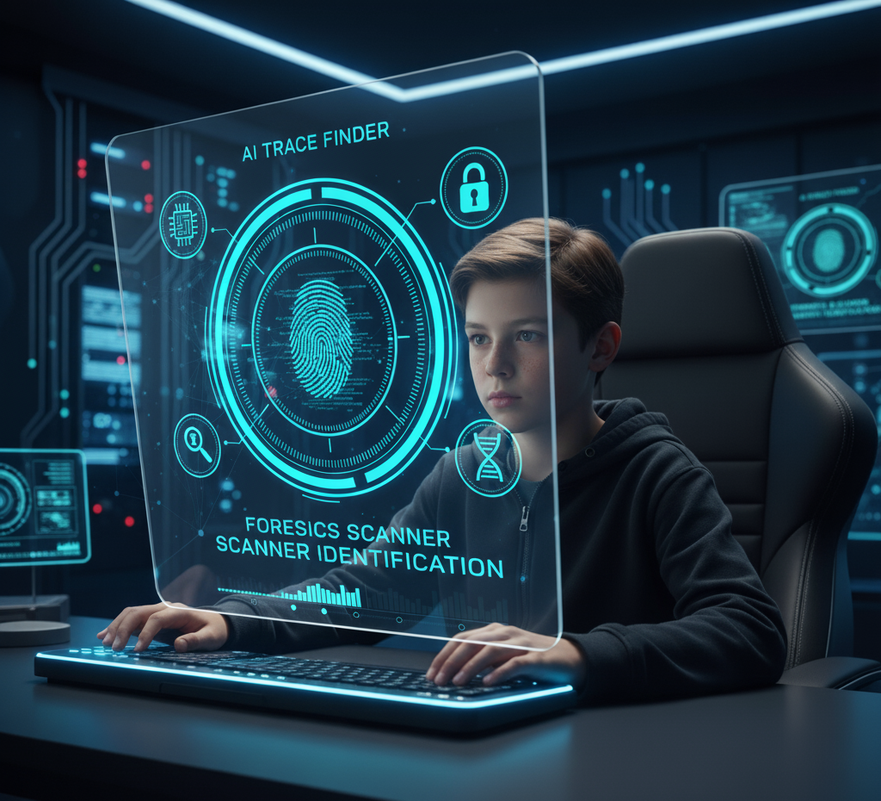
#> input picture images/AI_TraceFinder.png, 881 x 801 px, shrunk from 1024 x 930 before the run
$ python tempered.py ../../images/AI_TraceFinder.png
#> lines starting #> are read from the running program, lines starting #| are printed output that depends on the picture; after the words box and inside, x2 and y2 are one past the last pixel; in counts of white or black regions, pixels touching at a corner belong together
import cv2
import numpy as np
import sys

def main(image_path):
    # Load the image
#> called with image_path = '../../images/AI_TraceFinder.png'
    image = cv2.imread(image_path)
#> image is the input picture: shape (801, 881, 3); mean B, G, R 72.9, 58.1, 30.1

    # Perform some image processing (e.g., create a heatmap)
    heatmap = cv2.applyColorMap(cv2.cvtColor(image, cv2.COLOR_BGR2GRAY), cv2.COLORMAP_JET)
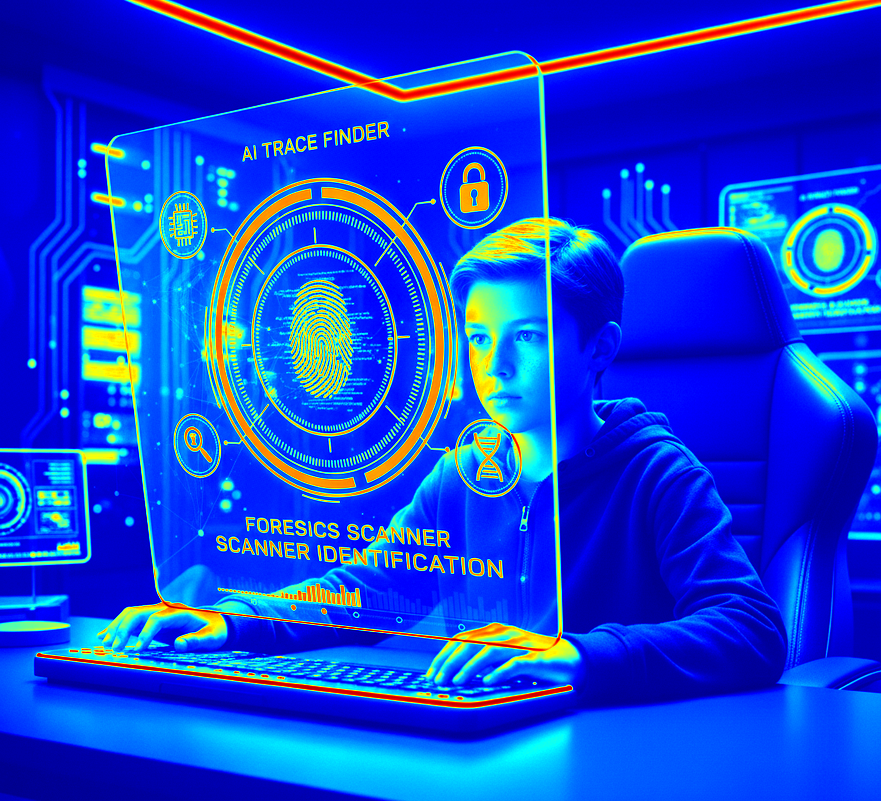
#> heatmap: shape (801, 881, 3); mean B, G, R 214.2, 66.1, 20.5
    cv2.imwrite('src/tempered/heatmap.png', heatmap)

    # Segment the image
    gray = cv2.cvtColor(image, cv2.COLOR_BGR2GRAY)
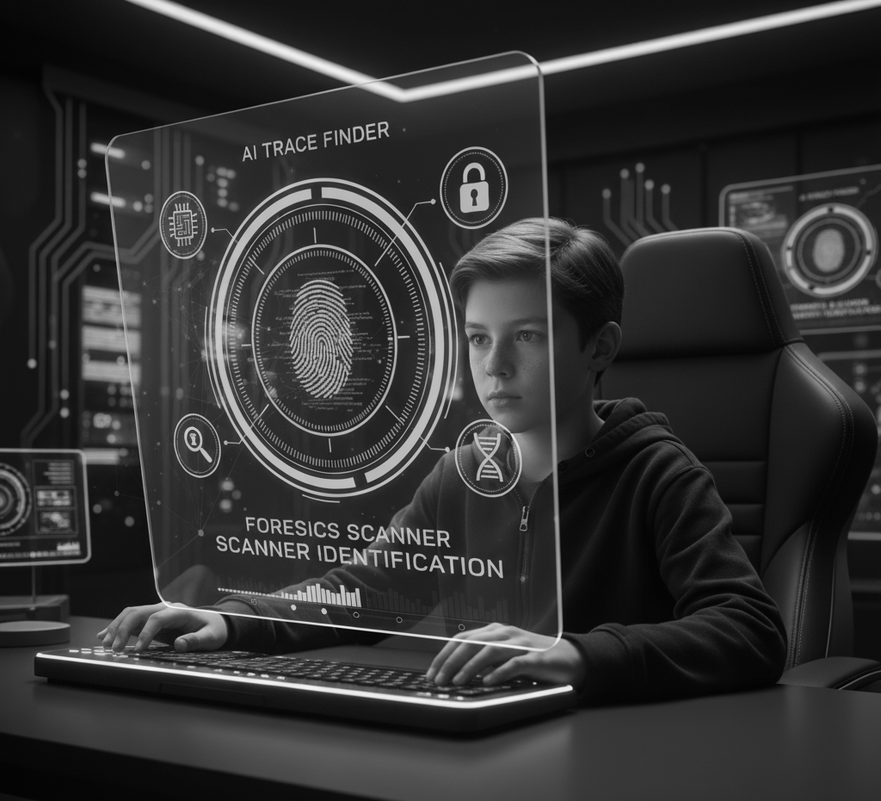
#> gray: shape (801, 881); min 1, max 251, mean 51.4
    _, thresh = cv2.threshold(gray, 127, 255, cv2.THRESH_BINARY)
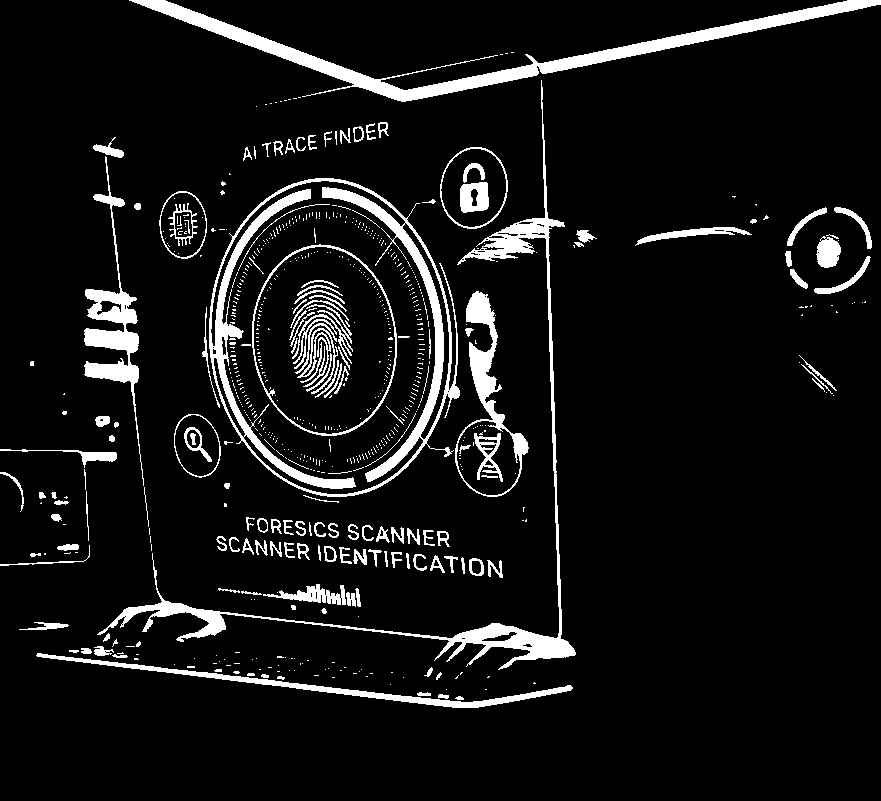
#> thresh: shape (801, 881); 8% white; 703 white regions (550 under 20 px)
    cv2.imwrite('src/tempered/segmented_result.png', thresh)

    # Draw bounding boxes
    contours, _ = cv2.findContours(thresh, cv2.RETR_EXTERNAL, cv2.CHAIN_APPROX_SIMPLE)
#> contours = 234 contours, 147 with area under 20; largest, box (x1, y1, x2, y2) and area: (209, 178, 460, 497) 60608, (129, 0, 881, 102) 8399, (97, 80, 576, 670) 6962, (455, 291, 529, 497) 6085, (440, 147, 508, 229) 4266
    for cnt in contours:
        x, y, w, h = cv2.boundingRect(cnt)
        cv2.rectangle(image, (x, y), (x + w, y + h), (0, 255, 0), 2)
#> this loop made 234 passes
#> (x, y, w, h) on passes 1 to 3: (455, 696, 9, 4), (438, 694, 11, 5), (417, 692, 14, 4)
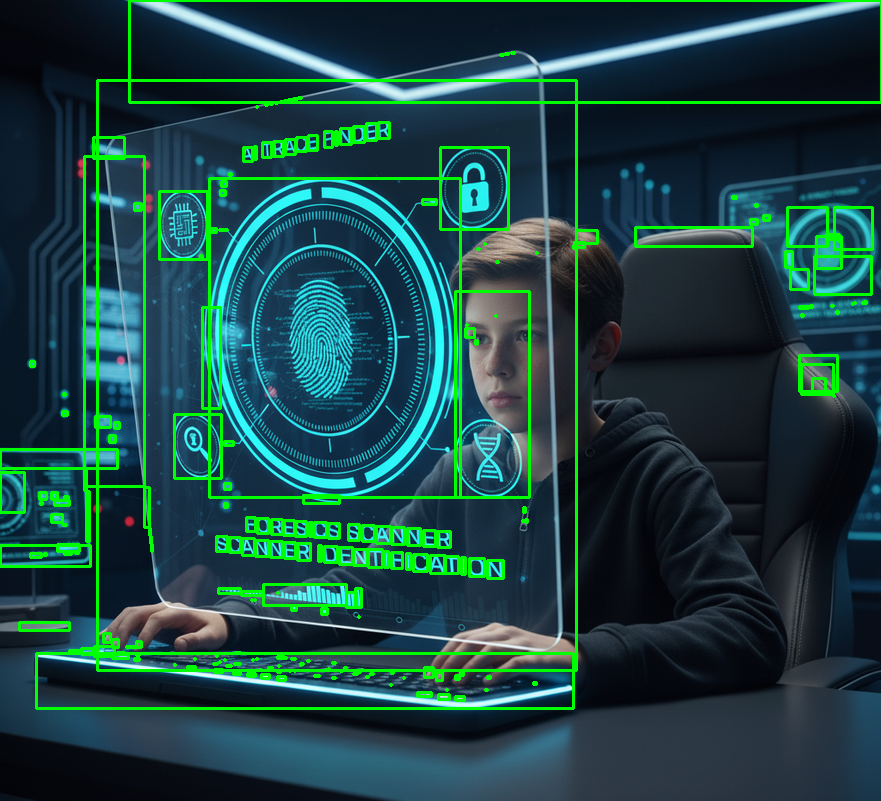
#> image: shape (801, 881, 3); 6.29% of pixels changed, all inside (x1, y1, x2, y2) = (0, 0, 881, 710)
    cv2.imwrite('src/tempered/result_with_boxes.png', image)

if __name__ == '__main__':
    main(sys.argv[1])
